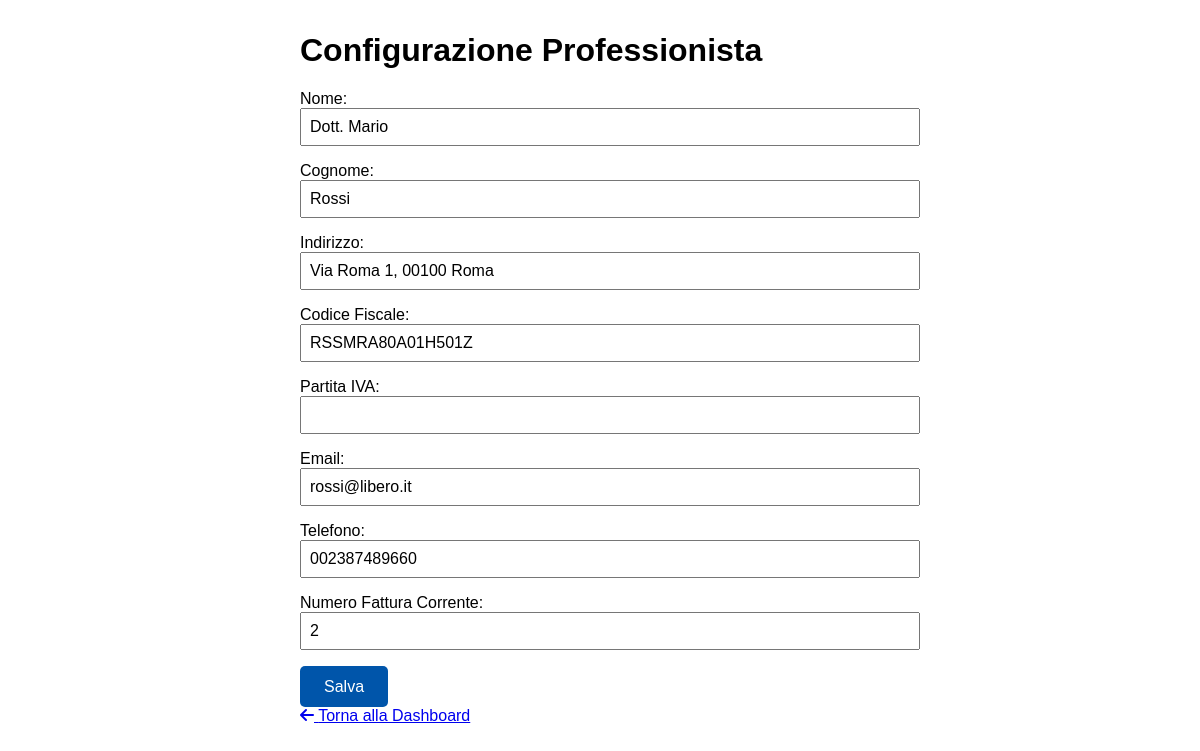
The page /config/professionista on the database its author committed.
### models.py (models this page shows)
class Professionista(db.Model):
    id = db.Column(db.Integer, primary_key=True)
    nome = db.Column(db.String(100))
    cognome = db.Column(db.String(100))
    indirizzo = db.Column(db.String(200))
    piva = db.Column(db.String(20))
    codice_fiscale = db.Column(db.String(20))
    email = db.Column(db.String(100))
    telefono = db.Column(db.String(20))
    numero_fattura_corrente = db.Column(db.Integer)

### routes.py (the view, shortened to what this page needs)
@app.route("/config/professionista", methods=["GET", "POST"])
def configura_professionista():
    prof = Professionista.query.first() # Prende il primo (e unico) professionista dal DB
    return render_template("configura_professionista.html", prof=prof)

### app.py (called while the page is built)
@app.context_processor
def utility_processor():
    def now():
        return datetime.now()
    return dict(now=now)

### templates/configura_professionista.html (shortened to what this page needs)
<!DOCTYPE html>
<html lang="it">
<head>
<link rel="stylesheet" href="https://cdn.replit.com/agent/bootstrap-agent-dark-theme.min.css">
<link rel="stylesheet" href="https://cdnjs.cloudflare.com/ajax/libs/font-awesome/6.0.0/css/all.min.css">
<link rel="stylesheet" href="https://cdn.datatables.net/1.11.5/css/dataTables.bootstrap5.min.css">
<link rel="stylesheet" href="{{ url_for('static', filename='css/custom.css') }}">
</head>
<body>
  <h1>Configurazione Professionista</h1>
<form method="POST">
  <label>
    Nome:
    <input type="text" name="nome" value="{{ prof.nome or '' }}">
  </label>
  <label>
    Cognome:
    <input type="text" name="cognome" value="{{ prof.cognome or '' }}">
  </label>
  <label>
    Indirizzo:
    <input type="text" name="indirizzo" value="{{ prof.indirizzo or '' }}">
  </label>
  <label>
    Codice Fiscale:
    <input type="text" name="codice_fiscale" value="{{ prof.codice_fiscale or '' }}">
  </label>
  <label>
    Partita IVA:
    <input type="text" name="partita_iva" value="{{ prof.partita_iva or '' }}">
  </label>
  <label>
    Email:
    <input type="text" name="email" value="{{ prof.email or '' }}">
  </label>
  <label>
    Telefono:
    <input type="text" name="telefono" value="{{ prof.telefono or '' }}">
  </label>
  <label>
    Numero Fattura Corrente:
    <input type="number" name="numero_fattura_corrente" value="{{ prof.numero_fattura_corrente or 1 }}">
  </label>
  <button type="submit">Salva</button>
</form>
<a href="{{ url_for('index') }}" class="btn btn-secondary mb-3">
  <i class="fas fa-arrow-left me-2"></i> Torna alla Dashboard
</a>
  </body>
</html>

### templates/configura_professionista.html (style rules this page uses)
body { font-family: sans-serif; max-width: 600px; margin: 2rem auto; }
label { display: block; margin-bottom: 1rem; }
input { width: 100%; padding: 0.5rem; font-size: 1rem; }
button { padding: 0.7rem 1.5rem; font-size: 1rem; background-color: #0055aa; color: white; border: none; cursor: pointer; border-radius: 5px; }

### rows shown on the page
Professionista: nome "Dott. Mario", cognome "Rossi", indirizzo "Via Roma 1, 00100 Roma", codice_fiscale "RSSMRA80A01H501Z", email "rossi@libero.it", telefono "002387489660", numero_fattura_corrente "2"
